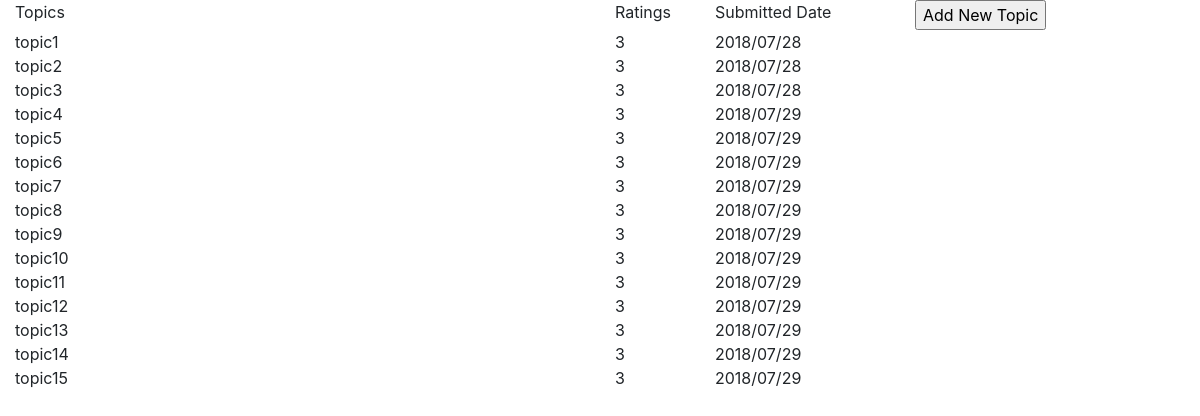
Screenshot of /submitFeedback/ with the database file from the repository.
### submitFeedback/models.py (models this page shows)
class FeedbackTopic(models.Model):
    class Meta:
        db_table = 'topics'
    id = models.AutoField(primary_key=True)
    topic = models.TextField(max_length=255,unique=True)
    createDt = models.TextField(max_length=10)
    createdBy = models.TextField(max_length=255)

### submitFeedback/views.py (the view)
# urls.py: path('',views.init, name='start'),
def init(request):
    topics_list = FeedbackTopic.objects.order_by('id')
    form = NewFeedbackForm()
    context = {'topics_list': topics_list,'form':form}
    return render(request,'submitFeedback.html', context)

### submitFeedback/forms.py
class NewFeedbackForm(forms.Form):
    topicName = forms.CharField(max_length=255,min_length=3)

### submitFeedback/templates/submitFeedback.html (shortened to what this page needs)
<!DOCTYPE html>
<html lang="en">
<head>
    <link rel="stylesheet" href="https://stackpath.bootstrapcdn.com/bootstrap/4.1.3/css/bootstrap.min.css"
>
</head>
<body>
<div class="container-fluid">
    <div class="row">
        <div class="col-lg-6">Topics</div>
        <div class="col-lg-1">Ratings</div>
        <div class="col-lg-2">Submitted Date</div>
        <div class="col-lg-3"><input id="add" type="button" value="Add New Topic"></div>
    </div>
    {% if topics_list %}
    {% for topic in topics_list %}
    <div class="row">
        <div class="col-lg-6">{{ topic.topic }}</div>
        <div class="col-lg-1"> 3</div>
        <div class="col-lg-2">{{ topic.createDt}}</div>
    </div>
    {% endfor %}
    {% endif %}
</div>
</body>
</html>

### rows the page displays
FeedbackTopic: topic "topic1", createDt "2018/07/28"
FeedbackTopic: topic "topic2", createDt "2018/07/28"
FeedbackTopic: topic "topic3", createDt "2018/07/28"
FeedbackTopic: topic "topic4", createDt "2018/07/29"
FeedbackTopic: topic "topic5", createDt "2018/07/29"
FeedbackTopic: topic "topic6", createDt "2018/07/29"
FeedbackTopic: topic "topic7", createDt "2018/07/29"
FeedbackTopic: topic "topic8", createDt "2018/07/29"
FeedbackTopic: topic "topic9", createDt "2018/07/29"
FeedbackTopic: topic "topic10", createDt "2018/07/29"
FeedbackTopic: topic "topic11", createDt "2018/07/29"
FeedbackTopic: topic "topic12", createDt "2018/07/29"
FeedbackTopic: topic "topic13", createDt "2018/07/29"
FeedbackTopic: topic "topic14", createDt "2018/07/29"
FeedbackTopic: topic "topic15", createDt "2018/07/29"
